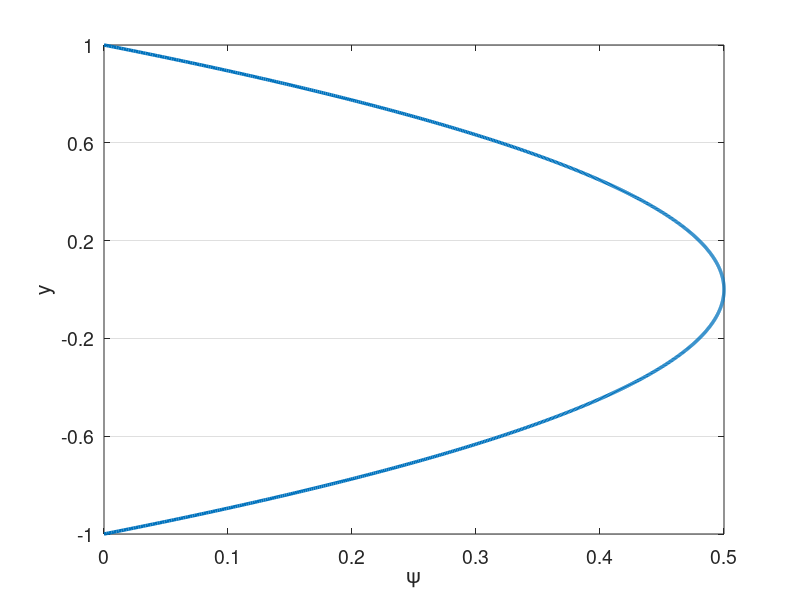

Write the MATLAB code that produced this figure. (Note: this script raises an error after producing the figure.)
% clc
clear all
close all


set(0,'DefaultAxesFontSize',14)
set(0,'defaultLineLineWidth',2.5)
% set(0,'DefaultFigureWindowStyle','docked')


linestyles = {'k-','b-','r-','g-','c-','m-','k--','b--','r--','g--','c--','m--','k-.','b-.','r-.','g-.','c-.','m-.','k:','b:','r:','g:','c:','m:'};
pointstyles = {'ko','bo','ro','go','co','mo','k^','b^','r^','g^','c^','m^','ks','bs','rs','gs','cs','ms','k*','b*','r*','g*','c*','m*','k+','b+','r+','g+','c+','m+'};
%%

%%%%%%%%%%%%%%%%%%%%%%%%%%%%%%%%%%%%%%%%%%%%%%%%%%%%%%%%%%%%%%%%%%
% Navier-Stokes Solver Demo (2D Channel)
%%%%%%%%%%%%%%%%%%%%%%%%%%%%%%%%%%%%%%%%%%%%%%%%%%%%%%%%%%%%%%%%%%

format compact;
format short; 
mu = 1; %1/395;
rho = 1;
Re = rho/mu; 
dpdx = 1;
k_bc_val = 0;
omg_bc_val = 1*k_bc_val;

%N=16; E=5; N1=N+1; nL=N1*N1*E;  % 16th order
N=4; % polynomial order  
Ex=1; % Number of elements in x
Ey=5; % Number of elements in y
CFL=0.01;
u_ic = Re;
pert = 0.0;
% f_ic = @(x,y) 3/2*(1-y.^2);
f_ic = @(x,y) 20*(1-y.^8);

rans_on = 1;
exp_mesh = 1;


soln_dir = "test";
plot_soln = 1;
save_soln = 0;
plot_int = 100;
save_soln_int = 5000;
restart = 0;
rst_step = 65000;

%% Enrichment information
en_on = 1;
N_en_y = 1; 
en_mag = 1;
psi = {@(x,y) en_mag*(0.5*(1 - y.^2) + 0.*x), @(x,y) 0.*y + 0.*x};
gpsi = {@(x,y) 0.*y + 0.*x, @(x,y) en_mag*(-1.*y + 0.*x), ...
        @(x,y) 0.*y + 0.*x, @(x,y) 0.*y + 0.*x};
hpsi = {@(x,y) 0.*y + 0.*x, @(x,y) en_mag*(-1 - 0.*y + 0.*x), ...
        @(x,y) 0.*y + 0.*x, @(x,y) 0.*y + 0.*x};
    
% psi = {@(x,y) (0.5*(1 - y.^4) + 0.*x), @(x,y) 0.*y + 0.*x};
% gpsi = {@(x,y) 0.*y + 0.*x, @(x,y) (-2.*y.^3 + 0.*x), ...
%         @(x,y) 0.*y + 0.*x, @(x,y) 0.*y + 0.*x};
% hpsi = {@(x,y) 0.*y + 0.*x, @(x,y) (-6.*y.^2 + 0.*x), ...
%         @(x,y) 0.*y + 0.*x, @(x,y) 0.*y + 0.*x};
%    

    
% Law of the wall
% Re_t = Re;
% u_tau = 1;
% nu = 1/Re_t;
% kap = 0.41;
% beta = 5.2;
% dypdy = u_tau/nu;
% ypb = 11.062299784340414;
% yp = @(y) (1-abs(y))*Re_t;
% psi = {@(x,y) (yp(y) <= ypb).*yp(y) + (yp(y) > ypb).*(1./kap.*log(yp(y)+eps)+beta) + 0.*x, @(x,y) 0.*y + 0.*x};
% gpsi = {@(x,y) 0.*y + 0.*x,  @(x,y) ((yp(y) <= ypb).*1 + (yp(y) > ypb).*1/(kap*(yp(y)+eps)))*dypdy + 0.*x,...
%         @(x,y) 0.*y + 0.*x, @(x,y) 0.*y + 0.*x};
% hpsi = {@(x,y) 0.*y + 0.*x,  @(x,y) ((yp(y) <= ypb).*0 + (yp(y) > ypb).*-1./(kap*(yp(y)+eps).^2))*dypdy*dypdy + 0.*x,...
%         @(x,y) 0.*y + 0.*x, @(x,y) 0.*y + 0.*x};
    

%% Plot psi
figure(5)
ys_plot = linspace(-1,1,1000);
plot(psi{1}(0,ys_plot),ys_plot)
xlabel('\psi')
ylabel('y')
set(gca, 'YGrid', 'on', 'XGrid', 'off')
yticks(linspace(-1,1,Ey+1));

psi_p = psi{1}(0,N_en_y*2/Ey-1);
dypsi_p1 = gpsi{2}(0,N_en_y*2/Ey-1);
dypsi_p2 = gpsi{2}(0,1-N_en_y*2/Ey);

%% Begin Solve
E=Ex*Ey; % Total number of elements
N1=N+1;
disp("Generating Matrices")
Q=makeq(Ex,Ey,N); % Global continuity
R=maker(Q,Ex,N); % Restriction matrix, applies Dirichlet conditions
[X,Y]=make_geom_channel(Ex,Ey,N);      % Geometry in local form
if exp_mesh
    [X,Y]=make_geom_channel_exp(Ex,Ey,N);      % Geometry in local form
end
en_b_nodes = get_en_bound_nodes(Ex,Ey,N,N_en_y);

Ys = zeros(Ey*length(Y(1,:,1)),1);
for i = 1:Ey
    Ys((i-1)*(N+1)+1:(i)*(N+1)) = Y(1,:,(i-1)*Ex+1);
end
        
[G,J,ML,RX]=make_coef(X,Y);
[Ah,Bh,Ch,Dh,z,w]=semhat(N);
[Gs, Gs_x, Gs_y] =  face_mats(X,Y,E,N);
Gs_c = R*Q'*apply_en_cont(Gs,en_b_nodes,psi_p);
Gsb = R*Q'*Gs*Q*R';


[n,nb]=size(R); 
nL=N1*N1*E;

Ab=spalloc(nL,nL,nL*N);    %  Generate Abar
for j=1:nL
    x=zeros(nL,1); 
    x(j)=1; 
    Ab(:,j)=abar_c(x,Dh,G,Q);  % assembled Neumann Operator
end
A_c=R*Q'*apply_en_cont(Ab,en_b_nodes,psi_p);
S_check=full(Ab);
Ab = Q'*Ab*Q;
A=R*Ab*R'; % Full stiffness matrix
Bb=reshape(ML,nL,1); % Form Mass matrix
Bb=diag(Bb); 
Bb=sparse(Bb); 
Ma=R*Q'*Bb*Q*R'; % Assembling mass matrix  % Full mass matrix
M_c = R*Q'*apply_en_cont(Bb,en_b_nodes,psi_p);


%% Form matrices for rans

[L_x,L_y,J_x,J_y] = dir_jac(E,X,Y);
w2d = w*w';
w1d = reshape(w2d,[N1*N1,1])';
[dphi_dxi, dphi_deta, dphi_dx, dphi_dy, dpdx_dpdx, dpdy_dpdy, dpdx_dpdy, ...
        dpdx_dpdx_flat, dpdy_dpdy_flat, dpdx_dpdy_flat] ...
    = get_phi_grads(N1,Dh,E,J_x,J_y);
dphi_dx_flat = reshape(dphi_dx,N1*N1,N1*N1,E);
dphi_dy_flat = reshape(dphi_dy,N1*N1,N1*N1,E);

myA = zeros(N1*N1*E);
for ie=1:E
    for i=1:N1*N1
        for j=1:N1*N1
            myA((ie-1)*N1*N1+i,(ie-1)*N1*N1+j) = ... 
                sum(J(:,:,ie).*w2d.*dpdx_dpdx(:,:,i,j,ie) ...
               + J(:,:,ie).*w2d.*dpdy_dpdy(:,:,i,j,ie),'All');           
        end
    end    
end

A_x = form_Ax(N1,E,w2d,J_x,J,dpdx_dpdx,ones(size(J)));
A_y = form_Ay(N1,E,w2d,J_y,J,dpdy_dpdy,ones(size(J)));
A_xy = form_Axy(N1,E,w2d,J_x,J_y,J,dpdx_dpdy,ones(size(J)));


SS = zeros(N1,N1,E,2,2);
OS = zeros(N1,N1,E,2,2);
dudx = zeros(N1,N1,E);
dudy = zeros(N1,N1,E);
dvdx = zeros(N1,N1,E);
dvdy = zeros(N1,N1,E);
dkdx = zeros(N1,N1,E);
dkdy = zeros(N1,N1,E);
domgdx = zeros(N1,N1,E);
domgdy = zeros(N1,N1,E);

%%
M_check=full(Bb);

Ma_uv_check = zeros(2*nL);
Ma_uv_check(1:nL,1:nL) = M_check;
Ma_uv_check(nL+1:2*nL,nL+1:2*nL) = M_check;
A_uv_check = zeros(2*nL);
A_uv_check(1:nL,1:nL) = S_check;
A_uv_check(nL+1:2*nL,nL+1:2*nL) = S_check;

M_q = full(Ma);
S_q = full(A);


%%
% Assemble overall system matrices
nn = length(Ma); % number of nodes in the domain
Ma_uv = zeros(2*nn);
Ma_uv(1:nn,1:nn) = Ma;
Ma_uv(nn+1:2*nn,nn+1:2*nn) = Ma;
Ma_uv = sparse(Ma_uv);
A_uv = zeros(2*nn);
A_uv(1:nn,1:nn) = A;
A_uv(nn+1:2*nn,nn+1:2*nn) = A;
A_uv = sparse(A_uv);
ML_uv = zeros(2*(N+1),2*(N+1),E);
ML_uv(1:N+1,1:N+1,1:E) = ML;
ML_uv(N+2:2*(N+1),N+2:2*(N+1),1:E) = ML;
G_uv = zeros(2*nn);
G_uv(1:nn,1:nn) = Gsb;
G_uv(nn+1:2*nn,nn+1:2*nn) = Gsb;
G_uv = sparse(G_uv);



%% Assemble enrichment matrices
psi_xy{1} = psi{1}(X,Y);
psi_xy{2} = psi{2}(X,Y);
if en_on
    disp("Computing enrichment")
    [Mp,Sp,T1,T2,T1_alt,T1_alt2,Mp_alt,Sp_alt,z_en,w_en] = enrich_mats(X,Y,E,N,psi,gpsi,hpsi,J);
    nb = N1*N1;
    
    [L_x_e,L_y_e,Jac_e,gpsi_e,Jac_e_flat,gpsi_e_flat] =  precomp_en(X,Y,E,N,psi,gpsi,hpsi);  
        
    for is=1:2
        Mp_all{is} = zeros(nb*E,nb*E);
        Sp_all{is} = zeros(nb*E,nb*E);
        T1_all{is} = zeros(N+1,N+1,E);
        T2_all{is} = zeros(N+1,N+1,E);
        T1_alt_all{is} = zeros(N+1,N+1,E);
        T1_alt2_all{is} = zeros(N+1,N+1,E);
        Mp_alt_all{is} = zeros(nb*E,nb*E);
        Sp_alt_all{is} = zeros(nb*E,nb*E);
        
        T1_rs{is} = reshape(T1{is},[N+1,N+1,E]);
        T2_rs{is} = reshape(T2{is},[N+1,N+1,E]);
        T1_alt_rs{is} = reshape(T1_alt{is},[N+1,N+1,E]);
        T1_alt2_rs{is} = reshape(T1_alt2{is},[N+1,N+1,E]);
        
        % TODO: Assemble differently for different elements
        for iy = 1:Ey
            for ix = 1:Ex
                i = (iy-1)*Ex+ix;
                if ((iy <= N_en_y) || (iy > Ey-N_en_y))
                    Mp_all{is}((i-1)*nb+1:i*nb,(i-1)*nb+1:i*nb) = Mp{is}(:,:,i);
                    Sp_all{is}((i-1)*nb+1:i*nb,(i-1)*nb+1:i*nb) = Sp{is}(:,:,i);
                    T1_all{is}(:,:,i) = T1_rs{is}(:,:,i); 
                    T2_all{is}(:,:,i) = T2_rs{is}(:,:,i);
                    T1_alt_all{is}(:,:,i) = T1_alt_rs{is}(:,:,i); 
                    T1_alt2_all{is}(:,:,i) = T1_alt2_rs{is}(:,:,i); 
                end                
            end
        end
        %%
        if is == 1
            Mp_check_1 = full(Mp_all{is});
            Sp_check_1 = full(Sp_all{is});
            T1_check_1 = full(T1_all{is});
            T2_check_1 = full(T2_all{is});
            Mp_check_2 = zeros(size(Mp_all{is}));
            Sp_check_2 = zeros(size(Mp_all{is}));
            T1_check_2 = zeros(size(Mp_all{is}));
            T2_check_2 = zeros(size(Mp_all{is}));
        elseif is == 2
            Mp_check_2 = full(Mp_all{is});
            Sp_check_2 = full(Sp_all{is});
            T1_check_2 = full(T1_all{is});
            T2_check_2 = full(T2_all{is});
        end
        %%
        Mp_all{is} = sparse(Mp_all{is});        
        Mp_all_c{is} = R*Q'*apply_en_cont(Mp_all{is},en_b_nodes,psi_p);
        Mp_all{is} = R*Q'*Mp_all{is}*Q*R';
        Sp_all{is} = sparse(Sp_all{is});
        Sp_all_c{is} = R*Q'*apply_en_cont(Sp_all{is},en_b_nodes,psi_p);
        Sp_all_Q{is} = Q'*Sp_all{is}*Q;
        Sp_all{is} = R*Q'*Sp_all{is}*Q*R';
        
        Mp_alt_all{is} = sparse(Mp_alt_all{is});        
        Mp_alt_all_c{is} = R*Q'*apply_en_cont(Mp_alt_all{is},en_b_nodes,psi_p);
        Mp_alt_all{is} = R*Q'*Mp_alt_all{is}*Q*R';   
    end
    
    Mp_uv = zeros(2*nn);
    Sp_uv = zeros(2*nn);
    Mp_uv(1:nn,1:nn) = Mp_all{1};
    Mp_uv(1:nn,nn+1:2*nn) = Mp_all{2};
    Sp_uv(1:nn,1:nn) = Sp_all{1};
    Sp_uv(nn+1:2*nn,nn+1:2*nn) = Sp_all{1};
    
    %%
    Mp_uv_check = zeros(2*nL);
    Mp_uv_check(1:nL,1:nL) = Mp_check_1;
    Mp_uv_check(1:nL,nL+1:2*nL) = Mp_check_2;
    Sp_uv_check(1:nL,1:nL) = Sp_check_1;
    Sp_uv_check(nL+1:2*nL,nL+1:2*nL) = Sp_check_1;
    Mp_q_1 = full(Mp_all{1});
    Sp_q_1 = full(Sp_all{1});
    
    Mp_q_2 = full(Mp_all{2});
    Sp_q_2 = full(Sp_all{2});
    %%

    Mp_uv = sparse(Mp_uv);
    Sp_uv = sparse(Sp_uv);   
end

%%

dxmin=pi*(z(N1)-z(N))/(2*Ex); % Get min dx for CFL constraint
Tfinal=50; 
dt=CFL*dxmin/u_ic; 
nstep=ceil(Tfinal/dt); 
dt=Tfinal/nstep; 
% Print information
nstep
dt
yp1 = (1+Y(1,2))*Re

disp("Computing inverse")
Ai=pinv(full(Ab)); 

disp("Setting Initial Conditions")
% Initial conditions
u=u_ic*ones(size(ML)); 
v=0*ML;
k=k_bc_val*ones(size(ML));
omg=omg_bc_val*ones(size(ML));

for e = 1:E
    for i = 1:N+1
        for j = 1:N+1
            u(i,j,e) = f_ic(X(i,j,e),Y(i,j,e))+pert*rand()*u_ic;
            v(i,j,e) = v(i,j,e)+pert*rand()*u_ic;
            if en_on
                if ((e <= Ex*N_en_y) || (e > (Ey-N_en_y)*Ex))
                    u(i,j,e) = u(i,j,e) - psi{1}(X(i,j,e),Y(i,j,e));
                    v(i,j,e) = v(i,j,e) - psi{2}(X(i,j,e),Y(i,j,e));
                end
            end
        end
    end
end

% u_tau = 1;
u_tau = sqrt(0.316./(Re.^0.25)/8);
Yp = max((1-abs(Y))*u_tau*Re,1e-3);
sigma = 0.6;
fact = exp((-(log10(Yp)-1).^2)./(2*sigma.^2));
k = k_bc_val + 4.5*u_tau*u_tau*fact;

eps_s = 3;
omg_bc_val = 40000*u_tau.^2/(mu*eps_s.^2);
omg = omg_bc_val + 0.5*Re*u_tau*u_tau*fact;

% u = apply_en_cont_soln(u,en_b_nodes,psi_p);
u1=u; u2=u; u3=u; fx3=u; fx2=u; fx1=u;
v1=v; v2=v; v3=v; fy3=v; fy2=v; fy1=v;
k1=k; k2=k; k3=k; fk3=k; fk2=k; fk1=k;
omg1=omg; omg2=omg; omg3=omg; fomg3=omg; fomg2=omg; fomg1=omg;

F = dpdx*ones(size(ML));
% Fb=reshape(ML.*F,nL,1); %% Output
% 
% Fb=Bb\(Q'*Fb);  

uv = [u;v];

%%
uv_ic_check = uv;

%% Setup BC if nonzero
% u_bc = ones(size(u)).*((Y==1)+(Y==-1));
% u_bc = reshape(ML.*u_bc,nL,1);
% u_bc = Bb\(Q'*u_bc);

k_bc = k_bc_val.*ones(size(k));
k_bc = reshape(ML.*k_bc,nL,1);
k_bc = (Q'*Bb*Q)\(Q'*k_bc);

omg_bc = omg_bc_val.*ones(size(omg));
omg_bc = reshape(ML.*omg_bc,nL,1);
omg_bc = (Q'*Bb*Q)\(Q'*omg_bc);


%%
disp("Timestepping")
if restart==1 
    fname = strcat(soln_dir,"/soln_Re_",num2str(Re),"_P_",num2str(N),"_",num2str(Ex),"x",num2str(Ey),"_step_",num2str(rst_step),".mat");
    load(fname);
end

plot1 = 1;
time = 0;
plot1 = post_channel(N,Ex,Ey,w,X,Y,Ys,en_on,time,u,psi_xy,N_en_y,plot1);
if save_soln
    mkdir(soln_dir);
end
%%
% psi_len = length(M_c);
% psi_c = zeros(psi_len,1);
% psi_c(1:psi_len/2) = -1*ones(psi_len/2,1)*psi_p;
% psi_c(psi_len/2+1:psi_len) = 1*ones(psi_len/2,1)*psi_p;
for step=1:nstep
    if (step == 1) && (restart == 1)
        step = rst_step;
    end
    
    %% Form S
    u_flat = reshape(u,N1*N1,E);
    v_flat = reshape(v,N1*N1,E);
    k_flat = reshape(k,N1*N1,E);
    omg_flat = reshape(omg,N1*N1,E);

    
    for ie = 1:E
        dudx(:,:,ie) = reshape(dphi_dx_flat(:,:,ie)*u_flat(:,ie),N1,N1);
        dvdx(:,:,ie) = reshape(dphi_dx_flat(:,:,ie)*v_flat(:,ie),N1,N1);
        dudy(:,:,ie) = reshape(dphi_dy_flat(:,:,ie)*u_flat(:,ie),N1,N1);
        dvdy(:,:,ie) = reshape(dphi_dy_flat(:,:,ie)*v_flat(:,ie),N1,N1);
        dkdx(:,:,ie) = reshape(dphi_dx_flat(:,:,ie)*k_flat(:,ie),N1,N1);
        dkdy(:,:,ie) = reshape(dphi_dy_flat(:,:,ie)*k_flat(:,ie),N1,N1);
        domgdx(:,:,ie) = reshape(dphi_dx_flat(:,:,ie)*omg_flat(:,ie),N1,N1);
        domgdy(:,:,ie) = reshape(dphi_dy_flat(:,:,ie)*omg_flat(:,ie),N1,N1);
    end
    
    if en_on
        dudx = dudx + gpsi_e{1};
        dudy = dudy + gpsi_e{2};
        dvdx = dvdx + gpsi_e{3}; % Doesn't matter given assumptions
        dvdy = dvdy + gpsi_e{4}; % Doesn't matter given assumptions
    end
    
    SS(:,:,:,1,1) = 1/2*(dudx+dudx);
    SS(:,:,:,1,2) = 1/2*(dudy+dvdx);
    SS(:,:,:,2,1) = 1/2*(dvdx+dudy);
    SS(:,:,:,2,2) = 1/2*(dvdy+dvdy);
    OS(:,:,:,1,1) = 1/2*(dudx-dudx);
    OS(:,:,:,1,2) = 1/2*(dudy-dvdx);
    OS(:,:,:,2,1) = 1/2*(dvdx-dudy);
    OS(:,:,:,2,2) = 1/2*(dvdy-dvdy);
    

    %% Get rans values
    [mu_t,gam_k,gam_omg,G_k,G_omg,Y_k,Y_omg,S_k,S_omg] ...
        = get_rans_coeffs(rho,mu,k,omg,SS,OS,dkdx,dkdy,domgdx,domgdy);
    Re_t = rho./(mu_t+eps);
    Re_comb = rho./(mu*ones(size(mu_t))+mu_t*rans_on);
    Re_k = rho./gam_k;
    Re_omg = rho./gam_omg;
    %% Timestepping
    time=step*dt;
    if step==1; b0=1.0;    b= [ -1 0 0 ]';       a=[ 1  0 0 ]'; end
    if step==2; b0=1.5;    b=([ -4 1 0 ]')./2;   a=[ 2 -1 0 ]'; end
    if step>=3; b0=11./6.; b=([ -18 9 -2 ]')./6; a=[ 3 -3 1 ]'; end
    
    % Compute A
    [A_x_full,A_y_full,A_xy_full] = form_Ax_Ay_Axy(N1,E,w1d,J,dpdx_dpdx_flat,dpdy_dpdy_flat,dpdx_dpdy_flat,Re_comb);
    A_x = R*Q'*A_x_full*Q*R';
    A_y = R*Q'*A_y_full*Q*R';
    A_xy = R*Q'*A_xy_full*Q*R';
    A_uv = zeros(2*nn);
    A_uv(1:nn,1:nn) = 2*A_x+A_y+A_xy;
    A_uv(nn+1:2*nn,nn+1:2*nn) = A_x+2*A_y+A_xy';
    A_uv = sparse(A_uv);
    
%     if step>=3
        if en_on
            A_full = 2*A_x_full+A_y_full+A_xy_full;
            A_c=R*Q'*apply_en_cont(A_full,en_b_nodes,psi_p);
%             H_x=(Ma + A*dt/(b0*Re) + dt/b0*(Mp_all{1} + Sp_all{1}));
%             H_y=(Ma + A*dt/(b0*Re));
%             [LH_x,UH_x]=lu(H_x);
%             [LH_y,UH_y]=lu(H_y);
            terms_x = 1/Re*(T1_all{1})+T2_all{1};
            terms_y = 1/Re*(T1_all{2})+T2_all{2};
            
            T1_comp = 1/Re*reshape(T1_alt_all{1},nL,1);
            [T1_new] = form_T1_psi(E,N,w1d,Jac_e_flat,dphi_dy_flat,gpsi_e_flat,Re_comb,N_en_y);
            
            T1_rhs = (dt/b0)*R*Q'*reshape(T1_new,nL,1);
            
            H_uv = (Ma_uv + (A_uv)*dt/(b0) + dt/b0*(Mp_uv + Sp_uv));
            H_c = (M_c + (A_c)*dt/(b0) + dt/b0*(Mp_all_c{1}+Sp_all_c{1}));
%             H_q = full(H_uv);
            rhs_c = (H_c);
            [LH_uv,UH_uv]=lu(H_uv);
            
            if rans_on
                [A_x_k,A_y_k] = form_Ax_Ay(N1,E,w1d,J,dpdx_dpdx_flat,dpdy_dpdy_flat,Re_k);
                A_k = R*Q'*(A_x_k + A_y_k)*Q*R';
                Ab_k = Q'*(A_x_k + A_y_k)*Q;
                H_k=(Ma+A_k*dt/(b0)+dt/b0*Sp_all{1});
                H_k_bar = (Q'*Bb*Q+ Ab_k*dt/(b0)+dt/b0*Sp_all_Q{1});
        
                [LH_k,UH_k]=lu(H_k);
        
                % Assuming Re_omg=Re_k
                H_omg = H_k;
                H_omg_bar = H_k_bar;
                LH_omg = LH_k;
                UH_omg = UH_k;
            end
        else
%             H=(Ma + A*dt/(b0*Re));
%             [LH_x,UH_x]=lu(H);
%             LH_y = LH_x;
%             UH_y = UH_x;

            terms_x = zeros(N+1,N+1,E);
            terms_y = zeros(N+1,N+1,E);
            T1_rhs = 0;
            
            H_uv = (Ma_uv + (A_uv)*dt/(b0));
%             H_check = (Ma_uv_check + A_uv_check*dt/(b0*Re)); 
            rhs_c = zeros(size(Ma(:,1)));
            [LH_uv,UH_uv]=lu(H_uv);
            
%             Hbar=(Bb+ Ab*dt/(b0*Re));
            if rans_on
                [A_x_k,A_y_k] = form_Ax_Ay(N1,E,w1d,J,dpdx_dpdx_flat,dpdy_dpdy_flat,Re_k);
                A_k = R*Q'*(A_x_k + A_y_k)*Q*R';
                Ab_k = Q'*(A_x_k + A_y_k)*Q;
                H_k=(Ma+A_k*dt/(b0));
                H_k_bar = (Q'*Bb*Q+ Ab_k*dt/(b0));
        
                [LH_k,UH_k]=lu(H_k);
        
                % Assuming Re_omg=Re_k
                H_omg = H_k;
                H_omg_bar = H_k_bar;
                LH_omg = LH_k;
                UH_omg = UH_k;
            end
        end
        
        b0i=1./b0;
%     end % Viscous op
    

    
 
    %% uv version
    
%   Nonlinear step - unassembled, not multiplied by mass matrix

    fx1 = -convl(u,RX,Dh,u,v) + F; % du = Cu  
    fy1 = -convl(v,RX,Dh,u,v); % dv = Cv
    fk1 = -convl(k,RX,Dh,u,v) + G_k - Y_k + S_k; % dk = Ck
    fomg1 = -convl(omg,RX,Dh,u,v) + G_omg - Y_omg + S_omg; % domg = Comg
    
    %%

    rx   = a(1)*fx1   + a(2)*fx2   + a(3)*fx3; % kth-order extrapolation
    ry   = a(1)*fy1   + a(2)*fy2   + a(3)*fy3;
    rk   = a(1)*fk1   + a(2)*fk2   + a(3)*fk3;
    romg = a(1)*fomg1 + a(2)*fomg2 + a(3)*fomg3;

    fx3=fx2; fx2=fx1; 
    fy3=fy2; fy2=fy1; 
    fk3=fk2; fk2=fk1;
    fomg3=fomg2; fomg2=fomg1;

    rx  = dt*rx - (b(1)*u+b(2)*u2+b(3)*u3); u3=u2; u2=u; % Add BDF terms
    ry  = dt*ry - (b(1)*v+b(2)*v2+b(3)*v3); v3=v2; v2=v; %     and
    rk  = dt*rk - (b(1)*k+b(2)*k2+b(3)*k3); k3=k2; k2=k;
    romg = dt*romg - (b(1)*omg+b(2)*omg2+b(3)*omg3); omg3=omg2; omg2=omg;
    
    ut  = b0i*rx; 
    vt  = b0i*ry; 
    k   = b0i*rk;
    omg = b0i*romg;

%   uL=ut; vL=vt;
    [uL,vL,pr]=pressure_project(ut,vt,Ai,Q,ML,RX,Dh); % Div-free velocity
    pr = (b0/dt)*pr;
    

    %%

    %   Set RHS.                 %Viscous update. %  Convert to local form.
%     u=R*(Q'*reshape(ML.*uL,nL,1)-Hbar*u_bc);
    u_rhs=R*(Q'*reshape(ML.*uL,nL,1));
    v_rhs=R*(Q'*reshape(ML.*vL,nL,1));
    
    if rans_on
        k_rhs=R*(Q'*reshape(ML.*k,nL,1)-H_k_bar*k_bc);
        omg_rhs=R*(Q'*reshape(ML.*omg,nL,1)-H_omg_bar*omg_bc);
    end
    
    u_rhs = u_rhs + T1_rhs;
    
    %%
    
    uv = [u_rhs+rhs_c;v_rhs];
    uv=UH_uv\(LH_uv\uv);
 
    if rans_on
        k = UH_k\(LH_k\k_rhs);
        omg = UH_omg\(LH_omg\omg_rhs);
    end
    
    u = uv(1:nn);
    v = uv(nn+1:2*nn);
    u=Q*(R'*u);
    if en_on
        u = apply_en_cont_soln(Ey,N_en_y,en_b_nodes,u,psi_p);
    end
    u=reshape(u,N1,N1,E);
    v=Q*(R'*v);
    v=reshape(v,N1,N1,E);
    
    
    if rans_on
        k=Q*(R'*k+k_bc);
        k=reshape(k,N1,N1,E);
        omg=Q*(R'*omg+omg_bc);
        omg=reshape(omg,N1,N1,E);
    end
    
    
%% Output
    if mod(step,plot_int)==0 && plot_soln
        plot1 = post_channel(N,Ex,Ey,w,X,Y,Ys,en_on,time,u,psi_xy,N_en_y,plot1);
    end
    if mod(step,save_soln_int)==0 && save_soln
        fname = strcat(soln_dir,"/soln_Re_",num2str(Re),"_P_",num2str(N),"_",num2str(Ex),"x",num2str(Ey),"_step_",num2str(step),".mat");
        save(fname,"u","v","pr","psi","gpsi","hpsi","N","Ex","Ey","en_on","time","psi_xy","N_en_y","w","X","Y","Ys","Re","pert","k","omg","mu_t","k_bc","omg_bc","rho");
    end
    if isnan(u(1,2))
        return
    end

end
%%%%%%%%%%%%%%%%%%%%%%%%%%%%%%%%%%%%%%%%%%%%%%%%%%%%%%%%%%%%%%%%%%
